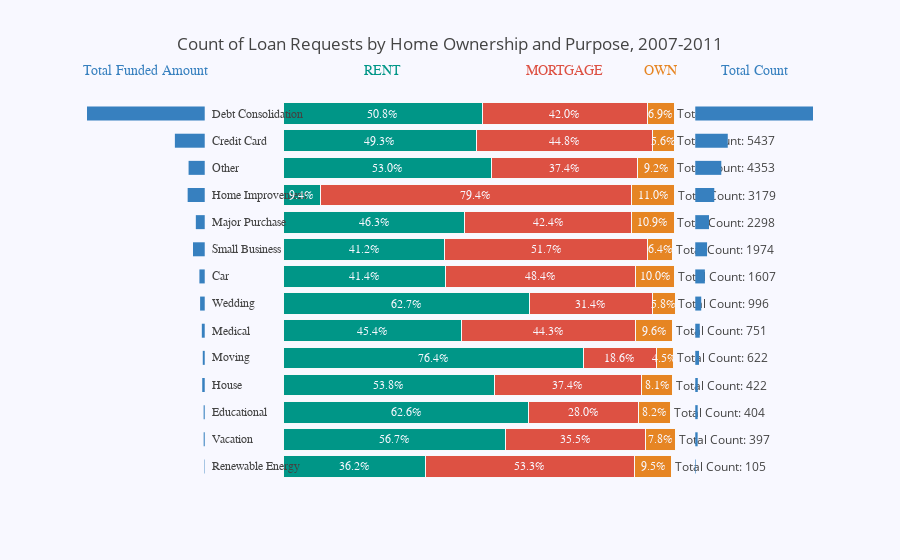

The notebook cell this image was saved under:
### Code cell
top_labels = Plot4.columns.tolist()

colors = ["#00A0DC","#009687","#DD5143","#E68523"]

x_data = Plot4.drop(columns=['Counts','Funded Amount']).values.tolist()
y_data = Plot4.index.tolist()
traces = []

for i in range(0, len(x_data[0])):
    for xd, yd in zip(x_data, y_data):
        Info="text" if (i+1)==len(x_data[0]) else "none"
        if (i+1)==len(x_data[0]):
            Info="text"
            Text="Total Count: "+Plot4["Counts"].loc[yd].astype("str")
        elif i==0:
            Info="text"
            Text="Total Funded Amount: $"+'{:,}'.format(Plot4["Funded Amount"].loc[yd])+"k"
        else:
            Info="text"
            Text=""
        traces.append(go.Bar(
            x=[xd[i]],
            y=[yd],
            orientation='h',
            hoverinfo=Info,
            hoverlabel=dict(bgcolor='rgb(248, 248, 249)'),
            text=Text,
            marker=dict(
                color=colors[i],
                line=dict(
                        color='rgb(248, 248, 249)',
                        width=1)
            )
        ))

layout = go.Layout(
    xaxis=dict(
        showgrid=False,
        showline=False,
        showticklabels=False,
        zeroline=False,
#         domain=[-0.3, 1]
    ),
    yaxis=dict(
        showgrid=False,
        showline=False,
        showticklabels=False,
        zeroline=False,
    ),
    barmode='stack',
    paper_bgcolor='rgb(248, 248, 255)',
    plot_bgcolor='rgb(248, 248, 255)',
    showlegend=False,
)

annotations = []
shapes = []
for i, (yd, xd) in enumerate(zip(y_data, x_data)):
    # Horizental bar chart for counts of each record
    shapes.append({'type': 'line','x0': 105,'y0': i,'x1': 105 + Plot4.loc[yd]['Counts']*Count_Coeff ,
                   'y1': i,'line': {'color': 'rgb(55, 128, 191)','width': 14}})
    shapes.append({'type': 'line','x0': -20,'y0': i,'x1': -20 - Plot4.loc[yd]['Funded Amount']*Funded_Coeff,
                   'y1': i,'line': {'color': 'rgb(55, 128, 191)','width': 14}})
    # labeling the y-axis
    annotations.append(dict(xref='paper', yref='y',
                            x=0.175, y=yd,
                            xanchor='left',
                            text=str(yd),
                            font=dict(family='Arial', size=12,
                                      color='rgb(67, 67, 67)'),
                            showarrow=False, align='right'))
    space = xd[0]
    for i in range(1, len(xd)):
            # labeling the rest of percentages for each bar (x_axis)
            annotations.append(dict(xref='x', yref='y',
                                    x=space + (xd[i]/2), y=yd, 
                                    text=str(xd[i]) + '%',
                                    font=dict(family='Arial', size=12,
                                              color='rgb(248, 248, 255)'),
                                    showarrow=False))
            # labeling the Likert scale
            if yd == y_data[-1]:
                annotations.append(dict(xref='x', yref='paper',
                                        x=space + (xd[i]/2), y=1.1,
                                        text=top_labels[i],
                                        font=dict(family='Arial', size=14,
                                                  color=colors[i]),
                                        showarrow=False))
            space += xd[i]

# Count Labeling            
annotations.append(dict(xref='x', yref='paper',x=120, y=1.1,text="Total Count",
                        font=dict(family='Arial', size=14,color='rgb(55, 128, 191)'),showarrow=False))
annotations.append(dict(xref='x', yref='paper',x=-35, y=1.1,text="Total Funded Amount",
                        font=dict(family='Arial', size=14,color='rgb(55, 128, 191)'),showarrow=False))
layout['title']='Count of Loan Requests by Home Ownership and Purpose, 2007-2011'
layout['shapes'] = shapes
layout['annotations'] = annotations
fig = go.Figure(data=traces, layout=layout)
py.iplot(fig, filename='Plot4')

### Figure 1 — Plotly figure (JSON) as saved in the notebook; plotly's stock layout.template omitted (floating-point values rounded to 4 significant figures)
{"data": [{"hoverinfo": "text", "hoverlabel": {"bgcolor": "rgb(248, 248, 249)"}, "marker": {"color": "#00A0DC", "line": {"color": "rgb(248, 248, 249)", "width": 1}}, "orientation": "h", "text": "Total Funded Amount: $810k", "type": "bar", "uid": "e338e1c6-d502-11e8-a2b8-b16ad29151c9", "x": [0], "y": ["Renewable Energy"]}, {"hoverinfo": "text", "hoverlabel": {"bgcolor": "rgb(248, 248, 249)"}, "marker": {"color": "#00A0DC", "line": {"color": "rgb(248, 248, 249)", "width": 1}}, "orientation": "h", "text": "Total Funded Amount: $2,036k", "type": "bar", "uid": "e338e1c7-d502-11e8-86f1-b16ad29151c9", "x": [0], "y": ["Vacation"]}, {"hoverinfo": "text", "hoverlabel": {"bgcolor": "rgb(248, 248, 249)"}, "marker": {"color": "#00A0DC", "line": {"color": "rgb(248, 248, 249)", "width": 1}}, "orientation": "h", "text": "Total Funded Amount: $2,110k", "type": "bar", "uid": "e338e1c8-d502-11e8-a86c-b16ad29151c9", "x": [0], "y": ["Educational"]}, {"hoverinfo": "text", "hoverlabel": {"bgcolor": "rgb(248, 248, 249)"}, "marker": {"color": "#00A0DC", "line": {"color": "rgb(248, 248, 249)", "width": 1}}, "orientation": "h", "text": "Total Funded Amount: $4,854k", "type": "bar", "uid": "e338e1c9-d502-11e8-9cd0-b16ad29151c9", "x": [0], "y": ["House"]}, {"hoverinfo": "text", "hoverlabel": {"bgcolor": "rgb(248, 248, 249)"}, "marker": {"color": "#00A0DC", "line": {"color": "rgb(248, 248, 249)", "width": 1}}, "orientation": "h", "text": "Total Funded Amount: $3,814k", "type": "bar", "uid": "e338e1ca-d502-11e8-8ae6-b16ad29151c9", "x": [0], "y": ["Moving"]}, {"hoverinfo": "text", "hoverlabel": {"bgcolor": "rgb(248, 248, 249)"}, "marker": {"color": "#00A0DC", "line": {"color": "rgb(248, 248, 249)", "width": 1}}, "orientation": "h", "text": "Total Funded Amount: $5,650k", "type": "bar", "uid": "e338e1cb-d502-11e8-aa5f-b16ad29151c9", "x": [0], "y": ["Medical"]}, {"hoverinfo": "text", "hoverlabel": {"bgcolor": "rgb(248, 248, 249)"}, "marker": {"color": "#00A0DC", "line": {"color": "rgb(248, 248, 249)", "width": 1}}, "orientation": "h", "text": "Total Funded Amount: $9,003k", "type": "bar", "uid": "e338e1cc-d502-11e8-a82e-b16ad29151c9", "x": [0], "y": ["Wedding"]}, {"hoverinfo": "text", "hoverlabel": {"bgcolor": "rgb(248, 248, 249)"}, "marker": {"color": "#00A0DC", "line": {"color": "rgb(248, 248, 249)", "width": 1}}, "orientation": "h", "text": "Total Funded Amount: $10,349k", "type": "bar", "uid": "e338e1cd-d502-11e8-b3a6-b16ad29151c9", "x": [0], "y": ["Car"]}, {"hoverinfo": "text", "hoverlabel": {"bgcolor": "rgb(248, 248, 249)"}, "marker": {"color": "#00A0DC", "line": {"color": "rgb(248, 248, 249)", "width": 1}}, "orientation": "h", "text": "Total Funded Amount: $22,865k", "type": "bar", "uid": "e338e1ce-d502-11e8-b19d-b16ad29151c9", "x": [0], "y": ["Small Business"]}, {"hoverinfo": "text", "hoverlabel": {"bgcolor": "rgb(248, 248, 249)"}, "marker": {"color": "#00A0DC", "line": {"color": "rgb(248, 248, 249)", "width": 1}}, "orientation": "h", "text": "Total Funded Amount: $17,307k", "type": "bar", "uid": "e338e1cf-d502-11e8-a360-b16ad29151c9", "x": [0], "y": ["Major Purchase"]}, {"hoverinfo": "text", "hoverlabel": {"bgcolor": "rgb(248, 248, 249)"}, "marker": {"color": "#00A0DC", "line": {"color": "rgb(248, 248, 249)", "width": 1}}, "orientation": "h", "text": "Total Funded Amount: $33,201k", "type": "bar", "uid": "e338e1d0-d502-11e8-a276-b16ad29151c9", "x": [0], "y": ["Home Improvement"]}, {"hoverinfo": "text", "hoverlabel": {"bgcolor": "rgb(248, 248, 249)"}, "marker": {"color": "#00A0DC", "line": {"color": "rgb(248, 248, 249)", "width": 1}}, "orientation": "h", "text": "Total Funded Amount: $31,391k", "type": "bar", "uid": "e338e1d1-d502-11e8-9bf2-b16ad29151c9", "x": [0], "y": ["Other"]}, {"hoverinfo": "text", "hoverlabel": {"bgcolor": "rgb(248, 248, 249)"}, "marker": {"color": "#00A0DC", "line": {"color": "rgb(248, 248, 249)", "width": 1}}, "orientation": "h", "text": "Total Funded Amount: $58,020k", "type": "bar", "uid": "e338e1d2-d502-11e8-a6fa-b16ad29151c9", "x": [0], "y": ["Credit Card"]}, {"hoverinfo": "text", "hoverlabel": {"bgcolor": "rgb(248, 248, 249)"}, "marker": {"color": "#00A0DC", "line": {"color": "rgb(248, 248, 249)", "width": 1}}, "orientation": "h", "text": "Total Funded Amount: $228,828k", "type": "bar", "uid": "e338e1d3-d502-11e8-a2f2-b16ad29151c9", "x": [0], "y": ["Debt Consolidation"]}, {"hoverinfo": "text", "hoverlabel": {"bgcolor": "rgb(248, 248, 249)"}, "marker": {"color": "#009687", "line": {"color": "rgb(248, 248, 249)", "width": 1}}, "orientation": "h", "text": "", "type": "bar", "uid": "e338e1d4-d502-11e8-a047-b16ad29151c9", "x": [36.2], "y": ["Renewable Energy"]}, {"hoverinfo": "text", "hoverlabel": {"bgcolor": "rgb(248, 248, 249)"}, "marker": {"color": "#009687", "line": {"color": "rgb(248, 248, 249)", "width": 1}}, "orientation": "h", "text": "", "type": "bar", "uid": "e338e1d5-d502-11e8-90ed-b16ad29151c9", "x": [56.7], "y": ["Vacation"]}, {"hoverinfo": "text", "hoverlabel": {"bgcolor": "rgb(248, 248, 249)"}, "marker": {"color": "#009687", "line": {"color": "rgb(248, 248, 249)", "width": 1}}, "orientation": "h", "text": "", "type": "bar", "uid": "e338e1d6-d502-11e8-9490-b16ad29151c9", "x": [62.6], "y": ["Educational"]}, {"hoverinfo": "text", "hoverlabel": {"bgcolor": "rgb(248, 248, 249)"}, "marker": {"color": "#009687", "line": {"color": "rgb(248, 248, 249)", "width": 1}}, "orientation": "h", "text": "", "type": "bar", "uid": "e338e1d7-d502-11e8-bd21-b16ad29151c9", "x": [53.8], "y": ["House"]}, {"hoverinfo": "text", "hoverlabel": {"bgcolor": "rgb(248, 248, 249)"}, "marker": {"color": "#009687", "line": {"color": "rgb(248, 248, 249)", "width": 1}}, "orientation": "h", "text": "", "type": "bar", "uid": "e338e1d8-d502-11e8-9bcb-b16ad29151c9", "x": [76.4], "y": ["Moving"]}, {"hoverinfo": "text", "hoverlabel": {"bgcolor": "rgb(248, 248, 249)"}, "marker": {"color": "#009687", "line": {"color": "rgb(248, 248, 249)", "width": 1}}, "orientation": "h", "text": "", "type": "bar", "uid": "e338e1d9-d502-11e8-a9ff-b16ad29151c9", "x": [45.4], "y": ["Medical"]}, {"hoverinfo": "text", "hoverlabel": {"bgcolor": "rgb(248, 248, 249)"}, "marker": {"color": "#009687", "line": {"color": "rgb(248, 248, 249)", "width": 1}}, "orientation": "h", "text": "", "type": "bar", "uid": "e338e1da-d502-11e8-abd9-b16ad29151c9", "x": [62.7], "y": ["Wedding"]}, {"hoverinfo": "text", "hoverlabel": {"bgcolor": "rgb(248, 248, 249)"}, "marker": {"color": "#009687", "line": {"color": "rgb(248, 248, 249)", "width": 1}}, "orientation": "h", "text": "", "type": "bar", "uid": "e338e1db-d502-11e8-89b4-b16ad29151c9", "x": [41.4], "y": ["Car"]}, {"hoverinfo": "text", "hoverlabel": {"bgcolor": "rgb(248, 248, 249)"}, "marker": {"color": "#009687", "line": {"color": "rgb(248, 248, 249)", "width": 1}}, "orientation": "h", "text": "", "type": "bar", "uid": "e338e1dc-d502-11e8-be94-b16ad29151c9", "x": [41.2], "y": ["Small Business"]}, {"hoverinfo": "text", "hoverlabel": {"bgcolor": "rgb(248, 248, 249)"}, "marker": {"color": "#009687", "line": {"color": "rgb(248, 248, 249)", "width": 1}}, "orientation": "h", "text": "", "type": "bar", "uid": "e338e1dd-d502-11e8-bfa0-b16ad29151c9", "x": [46.3], "y": ["Major Purchase"]}, {"hoverinfo": "text", "hoverlabel": {"bgcolor": "rgb(248, 248, 249)"}, "marker": {"color": "#009687", "line": {"color": "rgb(248, 248, 249)", "width": 1}}, "orientation": "h", "text": "", "type": "bar", "uid": "e338e1de-d502-11e8-b153-b16ad29151c9", "x": [9.4], "y": ["Home Improvement"]}, {"hoverinfo": "text", "hoverlabel": {"bgcolor": "rgb(248, 248, 249)"}, "marker": {"color": "#009687", "line": {"color": "rgb(248, 248, 249)", "width": 1}}, "orientation": "h", "text": "", "type": "bar", "uid": "e338e1df-d502-11e8-a59d-b16ad29151c9", "x": [53], "y": ["Other"]}, {"hoverinfo": "text", "hoverlabel": {"bgcolor": "rgb(248, 248, 249)"}, "marker": {"color": "#009687", "line": {"color": "rgb(248, 248, 249)", "width": 1}}, "orientation": "h", "text": "", "type": "bar", "uid": "e338e1e0-d502-11e8-808d-b16ad29151c9", "x": [49.3], "y": ["Credit Card"]}, {"hoverinfo": "text", "hoverlabel": {"bgcolor": "rgb(248, 248, 249)"}, "marker": {"color": "#009687", "line": {"color": "rgb(248, 248, 249)", "width": 1}}, "orientation": "h", "text": "", "type": "bar", "uid": "e338e1e1-d502-11e8-a7e7-b16ad29151c9", "x": [50.8], "y": ["Debt Consolidation"]}, {"hoverinfo": "text", "hoverlabel": {"bgcolor": "rgb(248, 248, 249)"}, "marker": {"color": "#DD5143", "line": {"color": "rgb(248, 248, 249)", "width": 1}}, "orientation": "h", "text": "", "type": "bar", "uid": "e338e1e2-d502-11e8-8a19-b16ad29151c9", "x": [53.3], "y": ["Renewable Energy"]}, {"hoverinfo": "text", "hoverlabel": {"bgcolor": "rgb(248, 248, 249)"}, "marker": {"color": "#DD5143", "line": {"color": "rgb(248, 248, 249)", "width": 1}}, "orientation": "h", "text": "", "type": "bar", "uid": "e338e1e3-d502-11e8-b3c0-b16ad29151c9", "x": [35.5], "y": ["Vacation"]}, {"hoverinfo": "text", "hoverlabel": {"bgcolor": "rgb(248, 248, 249)"}, "marker": {"color": "#DD5143", "line": {"color": "rgb(248, 248, 249)", "width": 1}}, "orientation": "h", "text": "", "type": "bar", "uid": "e338e1e4-d502-11e8-a52b-b16ad29151c9", "x": [28], "y": ["Educational"]}, {"hoverinfo": "text", "hoverlabel": {"bgcolor": "rgb(248, 248, 249)"}, "marker": {"color": "#DD5143", "line": {"color": "rgb(248, 248, 249)", "width": 1}}, "orientation": "h", "text": "", "type": "bar", "uid": "e338e1e5-d502-11e8-8ba8-b16ad29151c9", "x": [37.4], "y": ["House"]}, {"hoverinfo": "text", "hoverlabel": {"bgcolor": "rgb(248, 248, 249)"}, "marker": {"color": "#DD5143", "line": {"color": "rgb(248, 248, 249)", "width": 1}}, "orientation": "h", "text": "", "type": "bar", "uid": "e338e1e6-d502-11e8-aeb1-b16ad29151c9", "x": [18.6], "y": ["Moving"]}, {"hoverinfo": "text", "hoverlabel": {"bgcolor": "rgb(248, 248, 249)"}, "marker": {"color": "#DD5143", "line": {"color": "rgb(248, 248, 249)", "width": 1}}, "orientation": "h", "text": "", "type": "bar", "uid": "e338e1e7-d502-11e8-9185-b16ad29151c9", "x": [44.3], "y": ["Medical"]}, {"hoverinfo": "text", "hoverlabel": {"bgcolor": "rgb(248, 248, 249)"}, "marker": {"color": "#DD5143", "line": {"color": "rgb(248, 248, 249)", "width": 1}}, "orientation": "h", "text": "", "type": "bar", "uid": "e338e1e8-d502-11e8-a1f7-b16ad29151c9", "x": [31.4], "y": ["Wedding"]}, {"hoverinfo": "text", "hoverlabel": {"bgcolor": "rgb(248, 248, 249)"}, "marker": {"color": "#DD5143", "line": {"color": "rgb(248, 248, 249)", "width": 1}}, "orientation": "h", "text": "", "type": "bar", "uid": "e338e1e9-d502-11e8-a04e-b16ad29151c9", "x": [48.4], "y": ["Car"]}, {"hoverinfo": "text", "hoverlabel": {"bgcolor": "rgb(248, 248, 249)"}, "marker": {"color": "#DD5143", "line": {"color": "rgb(248, 248, 249)", "width": 1}}, "orientation": "h", "text": "", "type": "bar", "uid": "e338e1ea-d502-11e8-a8aa-b16ad29151c9", "x": [51.7], "y": ["Small Business"]}, {"hoverinfo": "text", "hoverlabel": {"bgcolor": "rgb(248, 248, 249)"}, "marker": {"color": "#DD5143", "line": {"color": "rgb(248, 248, 249)", "width": 1}}, "orientation": "h", "text": "", "type": "bar", "uid": "e338e1eb-d502-11e8-b17a-b16ad29151c9", "x": [42.4], "y": ["Major Purchase"]}, {"hoverinfo": "text", "hoverlabel": {"bgcolor": "rgb(248, 248, 249)"}, "marker": {"color": "#DD5143", "line": {"color": "rgb(248, 248, 249)", "width": 1}}, "orientation": "h", "text": "", "type": "bar", "uid": "e33908b8-d502-11e8-b258-b16ad29151c9", "x": [79.4], "y": ["Home Improvement"]}, {"hoverinfo": "text", "hoverlabel": {"bgcolor": "rgb(248, 248, 249)"}, "marker": {"color": "#DD5143", "line": {"color": "rgb(248, 248, 249)", "width": 1}}, "orientation": "h", "text": "", "type": "bar", "uid": "e33908b9-d502-11e8-a5fb-b16ad29151c9", "x": [37.4], "y": ["Other"]}, {"hoverinfo": "text", "hoverlabel": {"bgcolor": "rgb(248, 248, 249)"}, "marker": {"color": "#DD5143", "line": {"color": "rgb(248, 248, 249)", "width": 1}}, "orientation": "h", "text": "", "type": "bar", "uid": "e33908ba-d502-11e8-a9ee-b16ad29151c9", "x": [44.8], "y": ["Credit Card"]}, {"hoverinfo": "text", "hoverlabel": {"bgcolor": "rgb(248, 248, 249)"}, "marker": {"color": "#DD5143", "line": {"color": "rgb(248, 248, 249)", "width": 1}}, "orientation": "h", "text": "", "type": "bar", "uid": "e33908bb-d502-11e8-a16b-b16ad29151c9", "x": [42], "y": ["Debt Consolidation"]}, {"hoverinfo": "text", "hoverlabel": {"bgcolor": "rgb(248, 248, 249)"}, "marker": {"color": "#E68523", "line": {"color": "rgb(248, 248, 249)", "width": 1}}, "orientation": "h", "text": "Total Count: 105", "type": "bar", "uid": "e33908bc-d502-11e8-8e9e-b16ad29151c9", "x": [9.5], "y": ["Renewable Energy"]}, {"hoverinfo": "text", "hoverlabel": {"bgcolor": "rgb(248, 248, 249)"}, "marker": {"color": "#E68523", "line": {"color": "rgb(248, 248, 249)", "width": 1}}, "orientation": "h", "text": "Total Count: 397", "type": "bar", "uid": "e33908bd-d502-11e8-9289-b16ad29151c9", "x": [7.8], "y": ["Vacation"]}, {"hoverinfo": "text", "hoverlabel": {"bgcolor": "rgb(248, 248, 249)"}, "marker": {"color": "#E68523", "line": {"color": "rgb(248, 248, 249)", "width": 1}}, "orientation": "h", "text": "Total Count: 404", "type": "bar", "uid": "e33908be-d502-11e8-a77c-b16ad29151c9", "x": [8.2], "y": ["Educational"]}, {"hoverinfo": "text", "hoverlabel": {"bgcolor": "rgb(248, 248, 249)"}, "marker": {"color": "#E68523", "line": {"color": "rgb(248, 248, 249)", "width": 1}}, "orientation": "h", "text": "Total Count: 422", "type": "bar", "uid": "e33908bf-d502-11e8-9c55-b16ad29151c9", "x": [8.1], "y": ["House"]}, {"hoverinfo": "text", "hoverlabel": {"bgcolor": "rgb(248, 248, 249)"}, "marker": {"color": "#E68523", "line": {"color": "rgb(248, 248, 249)", "width": 1}}, "orientation": "h", "text": "Total Count: 622", "type": "bar", "uid": "e33908c0-d502-11e8-9da2-b16ad29151c9", "x": [4.5], "y": ["Moving"]}, {"hoverinfo": "text", "hoverlabel": {"bgcolor": "rgb(248, 248, 249)"}, "marker": {"color": "#E68523", "line": {"color": "rgb(248, 248, 249)", "width": 1}}, "orientation": "h", "text": "Total Count: 751", "type": "bar", "uid": "e33908c1-d502-11e8-b93f-b16ad29151c9", "x": [9.6], "y": ["Medical"]}, {"hoverinfo": "text", "hoverlabel": {"bgcolor": "rgb(248, 248, 249)"}, "marker": {"color": "#E68523", "line": {"color": "rgb(248, 248, 249)", "width": 1}}, "orientation": "h", "text": "Total Count: 996", "type": "bar", "uid": "e33908c2-d502-11e8-8124-b16ad29151c9", "x": [5.8], "y": ["Wedding"]}, {"hoverinfo": "text", "hoverlabel": {"bgcolor": "rgb(248, 248, 249)"}, "marker": {"color": "#E68523", "line": {"color": "rgb(248, 248, 249)", "width": 1}}, "orientation": "h", "text": "Total Count: 1607", "type": "bar", "uid": "e33908c3-d502-11e8-9487-b16ad29151c9", "x": [10], "y": ["Car"]}, {"hoverinfo": "text", "hoverlabel": {"bgcolor": "rgb(248, 248, 249)"}, "marker": {"color": "#E68523", "line": {"color": "rgb(248, 248, 249)", "width": 1}}, "orientation": "h", "text": "Total Count: 1974", "type": "bar", "uid": "e33908c4-d502-11e8-a245-b16ad29151c9", "x": [6.4], "y": ["Small Business"]}, {"hoverinfo": "text", "hoverlabel": {"bgcolor": "rgb(248, 248, 249)"}, "marker": {"color": "#E68523", "line": {"color": "rgb(248, 248, 249)", "width": 1}}, "orientation": "h", "text": "Total Count: 2298", "type": "bar", "uid": "e33908c5-d502-11e8-ad6d-b16ad29151c9", "x": [10.9], "y": ["Major Purchase"]}, {"hoverinfo": "text", "hoverlabel": {"bgcolor": "rgb(248, 248, 249)"}, "marker": {"color": "#E68523", "line": {"color": "rgb(248, 248, 249)", "width": 1}}, "orientation": "h", "text": "Total Count: 3179", "type": "bar", "uid": "e33908c6-d502-11e8-b6cd-b16ad29151c9", "x": [11], "y": ["Home Improvement"]}, {"hoverinfo": "text", "hoverlabel": {"bgcolor": "rgb(248, 248, 249)"}, "marker": {"color": "#E68523", "line": {"color": "rgb(248, 248, 249)", "width": 1}}, "orientation": "h", "text": "Total Count: 4353", "type": "bar", "uid": "e33908c7-d502-11e8-a70c-b16ad29151c9", "x": [9.2], "y": ["Other"]}, {"hoverinfo": "text", "hoverlabel": {"bgcolor": "rgb(248, 248, 249)"}, "marker": {"color": "#E68523", "line": {"color": "rgb(248, 248, 249)", "width": 1}}, "orientation": "h", "text": "Total Count: 5437", "type": "bar", "uid": "e33908c8-d502-11e8-920a-b16ad29151c9", "x": [5.6], "y": ["Credit Card"]}, {"hoverinfo": "text", "hoverlabel": {"bgcolor": "rgb(248, 248, 249)"}, "marker": {"color": "#E68523", "line": {"color": "rgb(248, 248, 249)", "width": 1}}, "orientation": "h", "text": "Total Count: 19691", "type": "bar", "uid": "e33908c9-d502-11e8-9b68-b16ad29151c9", "x": [6.9], "y": ["Debt Consolidation"]}], "layout": {"annotations": [{"align": "right", "font": {"color": "rgb(67, 67, 67)", "family": "Arial", "size": 12}, "showarrow": false, "text": "Renewable Energy", "x": 0.175, "xanchor": "left", "xref": "paper", "y": "Renewable Energy", "yref": "y"}, {"font": {"color": "rgb(248, 248, 255)", "family": "Arial", "size": 12}, "showarrow": false, "text": "36.2%", "x": 18.1, "xref": "x", "y": "Renewable Energy", "yref": "y"}, {"font": {"color": "rgb(248, 248, 255)", "family": "Arial", "size": 12}, "showarrow": false, "text": "53.3%", "x": 62.85, "xref": "x", "y": "Renewable Energy", "yref": "y"}, {"font": {"color": "rgb(248, 248, 255)", "family": "Arial", "size": 12}, "showarrow": false, "text": "9.5%", "x": 94.25, "xref": "x", "y": "Renewable Energy", "yref": "y"}, {"align": "right", "font": {"color": "rgb(67, 67, 67)", "family": "Arial", "size": 12}, "showarrow": false, "text": "Vacation", "x": 0.175, "xanchor": "left", "xref": "paper", "y": "Vacation", "yref": "y"}, {"font": {"color": "rgb(248, 248, 255)", "family": "Arial", "size": 12}, "showarrow": false, "text": "56.7%", "x": 28.35, "xref": "x", "y": "Vacation", "yref": "y"}, {"font": {"color": "rgb(248, 248, 255)", "family": "Arial", "size": 12}, "showarrow": false, "text": "35.5%", "x": 74.45, "xref": "x", "y": "Vacation", "yref": "y"}, {"font": {"color": "rgb(248, 248, 255)", "family": "Arial", "size": 12}, "showarrow": false, "text": "7.8%", "x": 96.1, "xref": "x", "y": "Vacation", "yref": "y"}, {"align": "right", "font": {"color": "rgb(67, 67, 67)", "family": "Arial", "size": 12}, "showarrow": false, "text": "Educational", "x": 0.175, "xanchor": "left", "xref": "paper", "y": "Educational", "yref": "y"}, {"font": {"color": "rgb(248, 248, 255)", "family": "Arial", "size": 12}, "showarrow": false, "text": "62.6%", "x": 31.3, "xref": "x", "y": "Educational", "yref": "y"}, {"font": {"color": "rgb(248, 248, 255)", "family": "Arial", "size": 12}, "showarrow": false, "text": "28.0%", "x": 76.6, "xref": "x", "y": "Educational", "yref": "y"}, {"font": {"color": "rgb(248, 248, 255)", "family": "Arial", "size": 12}, "showarrow": false, "text": "8.2%", "x": 94.7, "xref": "x", "y": "Educational", "yref": "y"}, {"align": "right", "font": {"color": "rgb(67, 67, 67)", "family": "Arial", "size": 12}, "showarrow": false, "text": "House", "x": 0.175, "xanchor": "left", "xref": "paper", "y": "House", "yref": "y"}, {"font": {"color": "rgb(248, 248, 255)", "family": "Arial", "size": 12}, "showarrow": false, "text": "53.8%", "x": 26.9, "xref": "x", "y": "House", "yref": "y"}, {"font": {"color": "rgb(248, 248, 255)", "family": "Arial", "size": 12}, "showarrow": false, "text": "37.4%", "x": 72.5, "xref": "x", "y": "House", "yref": "y"}, {"font": {"color": "rgb(248, 248, 255)", "family": "Arial", "size": 12}, "showarrow": false, "text": "8.1%", "x": 95.25, "xref": "x", "y": "House", "yref": "y"}, {"align": "right", "font": {"color": "rgb(67, 67, 67)", "family": "Arial", "size": 12}, "showarrow": false, "text": "Moving", "x": 0.175, "xanchor": "left", "xref": "paper", "y": "Moving", "yref": "y"}, {"font": {"color": "rgb(248, 248, 255)", "family": "Arial", "size": 12}, "showarrow": false, "text": "76.4%", "x": 38.2, "xref": "x", "y": "Moving", "yref": "y"}, {"font": {"color": "rgb(248, 248, 255)", "family": "Arial", "size": 12}, "showarrow": false, "text": "18.6%", "x": 85.7, "xref": "x", "y": "Moving", "yref": "y"}, {"font": {"color": "rgb(248, 248, 255)", "family": "Arial", "size": 12}, "showarrow": false, "text": "4.5%", "x": 97.25, "xref": "x", "y": "Moving", "yref": "y"}, {"align": "right", "font": {"color": "rgb(67, 67, 67)", "family": "Arial", "size": 12}, "showarrow": false, "text": "Medical", "x": 0.175, "xanchor": "left", "xref": "paper", "y": "Medical", "yref": "y"}, {"font": {"color": "rgb(248, 248, 255)", "family": "Arial", "size": 12}, "showarrow": false, "text": "45.4%", "x": 22.7, "xref": "x", "y": "Medical", "yref": "y"}, {"font": {"color": "rgb(248, 248, 255)", "family": "Arial", "size": 12}, "showarrow": false, "text": "44.3%", "x": 67.55, "xref": "x", "y": "Medical", "yref": "y"}, {"font": {"color": "rgb(248, 248, 255)", "family": "Arial", "size": 12}, "showarrow": false, "text": "9.6%", "x": 94.5, "xref": "x", "y": "Medical", "yref": "y"}, {"align": "right", "font": {"color": "rgb(67, 67, 67)", "family": "Arial", "size": 12}, "showarrow": false, "text": "Wedding", "x": 0.175, "xanchor": "left", "xref": "paper", "y": "Wedding", "yref": "y"}, {"font": {"color": "rgb(248, 248, 255)", "family": "Arial", "size": 12}, "showarrow": false, "text": "62.7%", "x": 31.35, "xref": "x", "y": "Wedding", "yref": "y"}, {"font": {"color": "rgb(248, 248, 255)", "family": "Arial", "size": 12}, "showarrow": false, "text": "31.4%", "x": 78.4, "xref": "x", "y": "Wedding", "yref": "y"}, {"font": {"color": "rgb(248, 248, 255)", "family": "Arial", "size": 12}, "showarrow": false, "text": "5.8%", "x": 97, "xref": "x", "y": "Wedding", "yref": "y"}, {"align": "right", "font": {"color": "rgb(67, 67, 67)", "family": "Arial", "size": 12}, "showarrow": false, "text": "Car", "x": 0.175, "xanchor": "left", "xref": "paper", "y": "Car", "yref": "y"}, {"font": {"color": "rgb(248, 248, 255)", "family": "Arial", "size": 12}, "showarrow": false, "text": "41.4%", "x": 20.7, "xref": "x", "y": "Car", "yref": "y"}, {"font": {"color": "rgb(248, 248, 255)", "family": "Arial", "size": 12}, "showarrow": false, "text": "48.4%", "x": 65.6, "xref": "x", "y": "Car", "yref": "y"}, {"font": {"color": "rgb(248, 248, 255)", "family": "Arial", "size": 12}, "showarrow": false, "text": "10.0%", "x": 94.8, "xref": "x", "y": "Car", "yref": "y"}, {"align": "right", "font": {"color": "rgb(67, 67, 67)", "family": "Arial", "size": 12}, "showarrow": false, "text": "Small Business", "x": 0.175, "xanchor": "left", "xref": "paper", "y": "Small Business", "yref": "y"}, {"font": {"color": "rgb(248, 248, 255)", "family": "Arial", "size": 12}, "showarrow": false, "text": "41.2%", "x": 20.6, "xref": "x", "y": "Small Business", "yref": "y"}, {"font": {"color": "rgb(248, 248, 255)", "family": "Arial", "size": 12}, "showarrow": false, "text": "51.7%", "x": 67.05, "xref": "x", "y": "Small Business", "yref": "y"}, {"font": {"color": "rgb(248, 248, 255)", "family": "Arial", "size": 12}, "showarrow": false, "text": "6.4%", "x": 96.1, "xref": "x", "y": "Small Business", "yref": "y"}, {"align": "right", "font": {"color": "rgb(67, 67, 67)", "family": "Arial", "size": 12}, "showarrow": false, "text": "Major Purchase", "x": 0.175, "xanchor": "left", "xref": "paper", "y": "Major Purchase", "yref": "y"}, {"font": {"color": "rgb(248, 248, 255)", "family": "Arial", "size": 12}, "showarrow": false, "text": "46.3%", "x": 23.15, "xref": "x", "y": "Major Purchase", "yref": "y"}, {"font": {"color": "rgb(248, 248, 255)", "family": "Arial", "size": 12}, "showarrow": false, "text": "42.4%", "x": 67.5, "xref": "x", "y": "Major Purchase", "yref": "y"}, {"font": {"color": "rgb(248, 248, 255)", "family": "Arial", "size": 12}, "showarrow": false, "text": "10.9%", "x": 94.15, "xref": "x", "y": "Major Purchase", "yref": "y"}, {"align": "right", "font": {"color": "rgb(67, 67, 67)", "family": "Arial", "size": 12}, "showarrow": false, "text": "Home Improvement", "x": 0.175, "xanchor": "left", "xref": "paper", "y": "Home Improvement", "yref": "y"}, {"font": {"color": "rgb(248, 248, 255)", "family": "Arial", "size": 12}, "showarrow": false, "text": "9.4%", "x": 4.7, "xref": "x", "y": "Home Improvement", "yref": "y"}, {"font": {"color": "rgb(248, 248, 255)", "family": "Arial", "size": 12}, "showarrow": false, "text": "79.4%", "x": 49.1, "xref": "x", "y": "Home Improvement", "yref": "y"}, {"font": {"color": "rgb(248, 248, 255)", "family": "Arial", "size": 12}, "showarrow": false, "text": "11.0%", "x": 94.3, "xref": "x", "y": "Home Improvement", "yref": "y"}, {"align": "right", "font": {"color": "rgb(67, 67, 67)", "family": "Arial", "size": 12}, "showarrow": false, "text": "Other", "x": 0.175, "xanchor": "left", "xref": "paper", "y": "Other", "yref": "y"}, {"font": {"color": "rgb(248, 248, 255)", "family": "Arial", "size": 12}, "showarrow": false, "text": "53.0%", "x": 26.5, "xref": "x", "y": "Other", "yref": "y"}, {"font": {"color": "rgb(248, 248, 255)", "family": "Arial", "size": 12}, "showarrow": false, "text": "37.4%", "x": 71.7, "xref": "x", "y": "Other", "yref": "y"}, {"font": {"color": "rgb(248, 248, 255)", "family": "Arial", "size": 12}, "showarrow": false, "text": "9.2%", "x": 95, "xref": "x", "y": "Other", "yref": "y"}, {"align": "right", "font": {"color": "rgb(67, 67, 67)", "family": "Arial", "size": 12}, "showarrow": false, "text": "Credit Card", "x": 0.175, "xanchor": "left", "xref": "paper", "y": "Credit Card", "yref": "y"}, {"font": {"color": "rgb(248, 248, 255)", "family": "Arial", "size": 12}, "showarrow": false, "text": "49.3%", "x": 24.65, "xref": "x", "y": "Credit Card", "yref": "y"}, {"font": {"color": "rgb(248, 248, 255)", "family": "Arial", "size": 12}, "showarrow": false, "text": "44.8%", "x": 71.7, "xref": "x", "y": "Credit Card", "yref": "y"}, {"font": {"color": "rgb(248, 248, 255)", "family": "Arial", "size": 12}, "showarrow": false, "text": "5.6%", "x": 96.9, "xref": "x", "y": "Credit Card", "yref": "y"}, {"align": "right", "font": {"color": "rgb(67, 67, 67)", "family": "Arial", "size": 12}, "showarrow": false, "text": "Debt Consolidation", "x": 0.175, "xanchor": "left", "xref": "paper", "y": "Debt Consolidation", "yref": "y"}, {"font": {"color": "rgb(248, 248, 255)", "family": "Arial", "size": 12}, "showarrow": false, "text": "50.8%", "x": 25.4, "xref": "x", "y": "Debt Consolidation", "yref": "y"}, {"font": {"color": "#009687", "family": "Arial", "size": 14}, "showarrow": false, "text": "RENT", "x": 25.4, "xref": "x", "y": 1.1, "yref": "paper"}, {"font": {"color": "rgb(248, 248, 255)", "family": "Arial", "size": 12}, "showarrow": false, "text": "42.0%", "x": 71.8, "xref": "x", "y": "Debt Consolidation", "yref": "y"}, {"font": {"color": "#DD5143", "family": "Arial", "size": 14}, "showarrow": false, "text": "MORTGAGE", "x": 71.8, "xref": "x", "y": 1.1, "yref": "paper"}, {"font": {"color": "rgb(248, 248, 255)", "family": "Arial", "size": 12}, "showarrow": false, "text": "6.9%", "x": 96.25, "xref": "x", "y": "Debt Consolidation", "yref": "y"}, {"font": {"color": "#E68523", "family": "Arial", "size": 14}, "showarrow": false, "text": "OWN", "x": 96.25, "xref": "x", "y": 1.1, "yref": "paper"}, {"font": {"color": "rgb(55, 128, 191)", "family": "Arial", "size": 14}, "showarrow": false, "text": "Total Count", "x": 120, "xref": "x", "y": 1.1, "yref": "paper"}, {"font": {"color": "rgb(55, 128, 191)", "family": "Arial", "size": 14}, "showarrow": false, "text": "Total Funded Amount", "x": -35, "xref": "x", "y": 1.1, "yref": "paper"}], "barmode": "stack", "paper_bgcolor": "rgb(248, 248, 255)", "plot_bgcolor": "rgb(248, 248, 255)", "shapes": [{"line": {"color": "rgb(55, 128, 191)", "width": 14}, "type": "line", "x0": 105, "x1": 105.2, "y0": 0, "y1": 0}, {"line": {"color": "rgb(55, 128, 191)", "width": 14}, "type": "line", "x0": -20, "x1": -20.11, "y0": 0, "y1": 0}, {"line": {"color": "rgb(55, 128, 191)", "width": 14}, "type": "line", "x0": 105, "x1": 105.6, "y0": 1, "y1": 1}, {"line": {"color": "rgb(55, 128, 191)", "width": 14}, "type": "line", "x0": -20, "x1": -20.27, "y0": 1, "y1": 1}, {"line": {"color": "rgb(55, 128, 191)", "width": 14}, "type": "line", "x0": 105, "x1": 105.6, "y0": 2, "y1": 2}, {"line": {"color": "rgb(55, 128, 191)", "width": 14}, "type": "line", "x0": -20, "x1": -20.28, "y0": 2, "y1": 2}, {"line": {"color": "rgb(55, 128, 191)", "width": 14}, "type": "line", "x0": 105, "x1": 105.6, "y0": 3, "y1": 3}, {"line": {"color": "rgb(55, 128, 191)", "width": 14}, "type": "line", "x0": -20, "x1": -20.64, "y0": 3, "y1": 3}, {"line": {"color": "rgb(55, 128, 191)", "width": 14}, "type": "line", "x0": 105, "x1": 105.9, "y0": 4, "y1": 4}, {"line": {"color": "rgb(55, 128, 191)", "width": 14}, "type": "line", "x0": -20, "x1": -20.5, "y0": 4, "y1": 4}, {"line": {"color": "rgb(55, 128, 191)", "width": 14}, "type": "line", "x0": 105, "x1": 106.1, "y0": 5, "y1": 5}, {"line": {"color": "rgb(55, 128, 191)", "width": 14}, "type": "line", "x0": -20, "x1": -20.74, "y0": 5, "y1": 5}, {"line": {"color": "rgb(55, 128, 191)", "width": 14}, "type": "line", "x0": 105, "x1": 106.5, "y0": 6, "y1": 6}, {"line": {"color": "rgb(55, 128, 191)", "width": 14}, "type": "line", "x0": -20, "x1": -21.18, "y0": 6, "y1": 6}, {"line": {"color": "rgb(55, 128, 191)", "width": 14}, "type": "line", "x0": 105, "x1": 107.4, "y0": 7, "y1": 7}, {"line": {"color": "rgb(55, 128, 191)", "width": 14}, "type": "line", "x0": -20, "x1": -21.36, "y0": 7, "y1": 7}, {"line": {"color": "rgb(55, 128, 191)", "width": 14}, "type": "line", "x0": 105, "x1": 108.0, "y0": 8, "y1": 8}, {"line": {"color": "rgb(55, 128, 191)", "width": 14}, "type": "line", "x0": -20, "x1": -23.0, "y0": 8, "y1": 8}, {"line": {"color": "rgb(55, 128, 191)", "width": 14}, "type": "line", "x0": 105, "x1": 108.5, "y0": 9, "y1": 9}, {"line": {"color": "rgb(55, 128, 191)", "width": 14}, "type": "line", "x0": -20, "x1": -22.27, "y0": 9, "y1": 9}, {"line": {"color": "rgb(55, 128, 191)", "width": 14}, "type": "line", "x0": 105, "x1": 109.8, "y0": 10, "y1": 10}, {"line": {"color": "rgb(55, 128, 191)", "width": 14}, "type": "line", "x0": -20, "x1": -24.35, "y0": 10, "y1": 10}, {"line": {"color": "rgb(55, 128, 191)", "width": 14}, "type": "line", "x0": 105, "x1": 111.6, "y0": 11, "y1": 11}, {"line": {"color": "rgb(55, 128, 191)", "width": 14}, "type": "line", "x0": -20, "x1": -24.12, "y0": 11, "y1": 11}, {"line": {"color": "rgb(55, 128, 191)", "width": 14}, "type": "line", "x0": 105, "x1": 113.3, "y0": 12, "y1": 12}, {"line": {"color": "rgb(55, 128, 191)", "width": 14}, "type": "line", "x0": -20, "x1": -27.61, "y0": 12, "y1": 12}, {"line": {"color": "rgb(55, 128, 191)", "width": 14}, "type": "line", "x0": 105, "x1": 135, "y0": 13, "y1": 13}, {"line": {"color": "rgb(55, 128, 191)", "width": 14}, "type": "line", "x0": -20, "x1": -50, "y0": 13, "y1": 13}], "showlegend": false, "title": "Count of Loan Requests by Home Ownership and Purpose, 2007-2011", "xaxis": {"showgrid": false, "showline": false, "showticklabels": false, "zeroline": false}, "yaxis": {"showgrid": false, "showline": false, "showticklabels": false, "zeroline": false}}}
